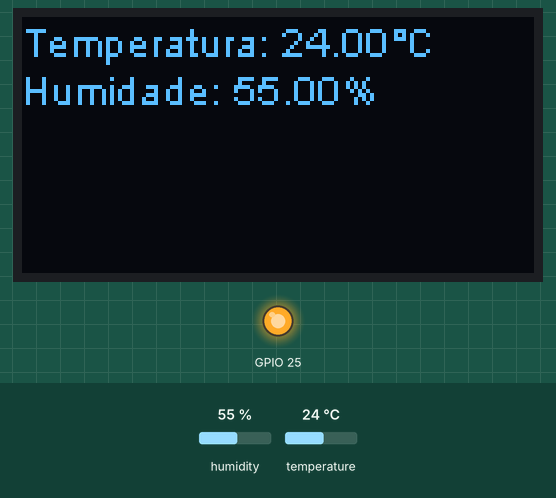
Simulated run of this sketch. Board: ESP32. On the bench: 128×64 one-colour display, output pins drawn as LEDs (lit = HIGH). The inputs (shaded band) are chosen by the test bench; at power-on: humidity 55 %, temperature 24 °C.

Above: at 1.2 s.
1.3 s: humidity set to 22 %
At 3.0 s:
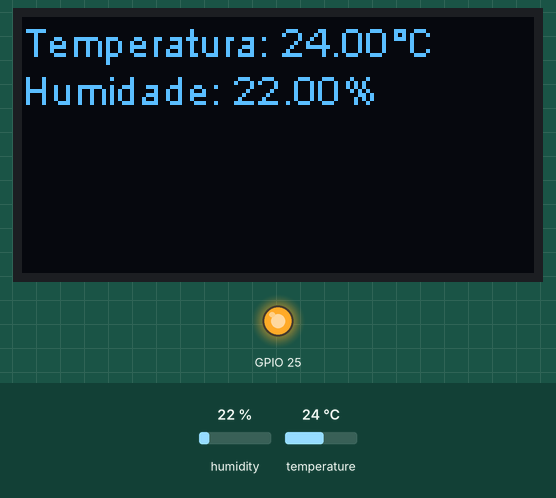
3.8 s: temperature set to 12 °C
At 5.4 s:
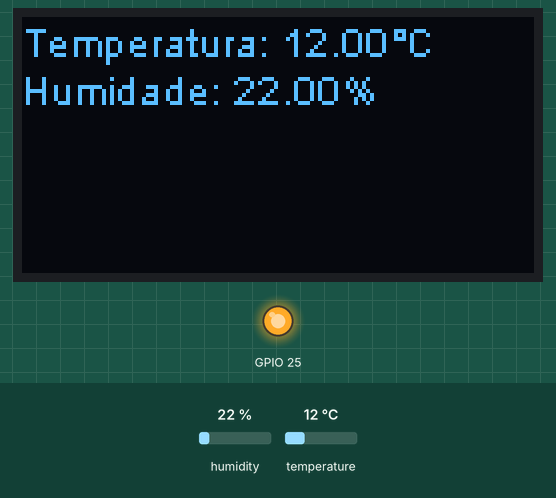
6.3 s: humidity set to 40 %
At 8.5 s:
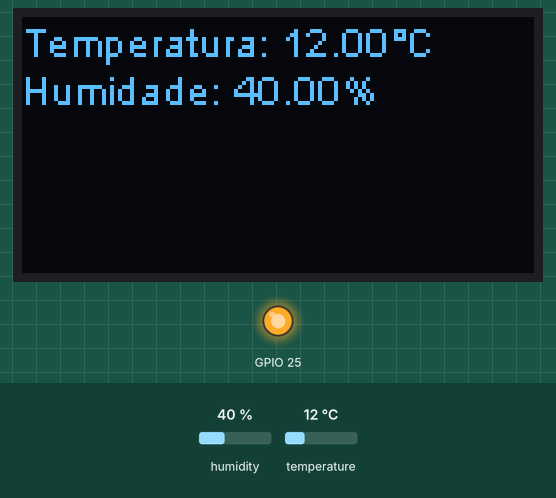
9.6 s: temperature set to 19 °C
Timing chart, 0 to 12.6 s (numbered marks = the images above; inputs shaded):
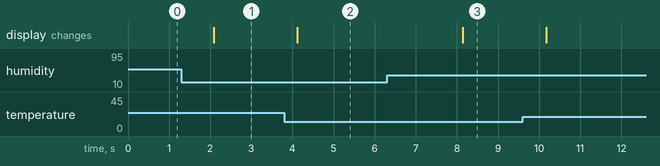

Measured:
- after the input at 1.3 s, the display: changes after 0.79 s (image 1)
- after the input at 3.8 s, the display: changes after 0.31 s (image 2)
- after the input at 6.3 s, the display: changes after 1.8 s (image 3)

The sketch:

ESP32LoRa-DHT22-LDR-Blynk-Versao1.ino
```cpp
#include "DHTesp.h"
#include "heltec.h"
DHTesp dht;

float currentTemp;
float currentHumidity;

void displayReadingsOnOled() {

  String temperatureDisplay ="Temperatura: " + (String)currentTemp +  "°C";
  String humidityDisplay = "Humidade: "      + (String)currentHumidity +   "%";

  // Clear the OLED screen
  Heltec.display->clear();
  // Prepare to display temperature
  Heltec.display->drawString(0, 0, temperatureDisplay);
  // Prepare to display humidity
  Heltec.display->drawString(0, 12, humidityDisplay);
  // Display the readings
  Heltec.display->display();
}

void setup()
{

  dht.setup(22, DHTesp::DHT22);

  currentTemp = dht.getTemperature();
  currentHumidity = dht.getHumidity();

  pinMode(LED,OUTPUT);
  digitalWrite(LED,HIGH);

  Heltec.begin(true /*DisplayEnable Enable*/, false /*LoRa Enable*/, false /*Serial Enable*/);
  displayReadingsOnOled();
}

void loop()
{
  float temperature = dht.getTemperature();
  float humidity = dht.getHumidity();

  if (temperature != currentTemp || humidity != currentHumidity) {
    currentTemp = temperature;
    currentHumidity = humidity;
    displayReadingsOnOled();
  }

  delay(2000);
}
```
